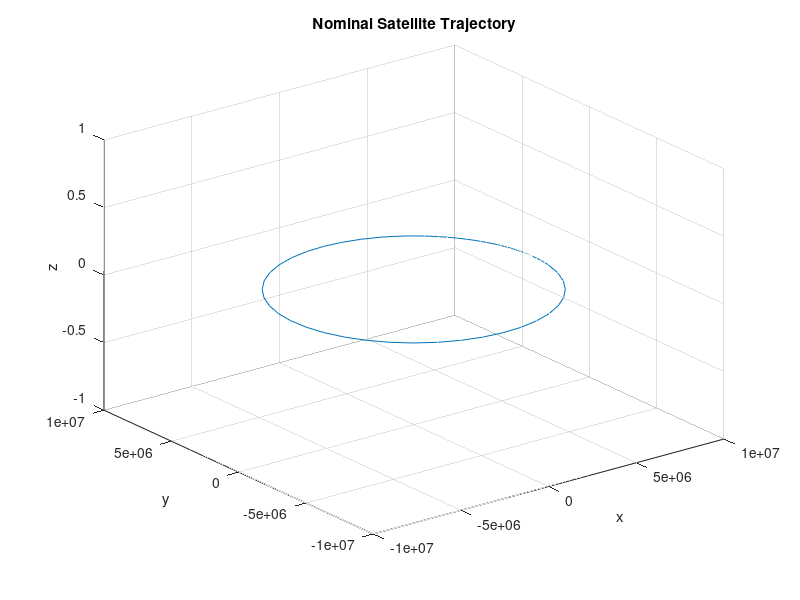
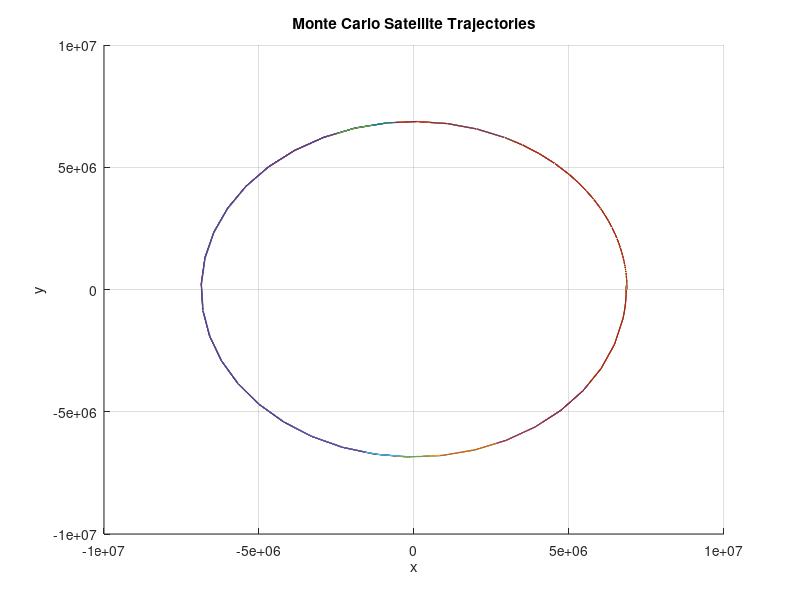

Write MATLAB code to recreate these figures, in order.
clear
close
% Monte Carlo simulation for satellite trajectory
% Parameters
mu = 3.986e14; % gravitational parameter of Earth
R = 6.371e6; % Earth radius
alt = 500e3; % altitude of satellite
v0 = sqrt(mu/(R+alt)); % initial velocity of satellite
n = 1000; % number of simulations

% Define initial conditions
x0 = R+alt; % initial position
y0 = 0;
z0 = 0;
vx0 = 0; % initial velocity
vy0 = v0;
vz0 = 0;

% Define time vector
tspan = [0 2*pi*sqrt((R+alt)^3/mu)];

% Define ODE system
odefun = @(t,x) [x(4); x(5); x(6); -mu*x(1)/norm(x(1:3))^3; -mu*x(2)/norm(x(1:3))^3; -mu*x(3)/norm(x(1:3))^3];

% Solve ODE system
[t,x] = ode45(odefun, tspan, [x0 y0 z0 vx0 vy0 vz0]);

% Plot nominal trajectory
figure
plot3(x(:,1), x(:,2), x(:,3))
grid on
xlabel('x')
ylabel('y')
zlabel('z')
title('Nominal Satellite Trajectory')

% Monte Carlo simulation
figure
hold on
for i = 1:n
    % Add noise to initial conditions
    x0_noisy = x0 + randn*1000;
    y0_noisy = y0 + randn*1000;
    z0_noisy = z0 + randn*1000;
    vx0_noisy = vx0 + randn*0.1;
    vy0_noisy = vy0 + randn*0.1;
    vz0_noisy = vz0 + randn*0.1;
    
    % Solve ODE system with noisy initial conditions
    [t,x_noisy] = ode45(odefun, tspan, [x0_noisy y0_noisy z0_noisy vx0_noisy vy0_noisy vz0_noisy]);
    
    % Plot trajectory
    plot3(x_noisy(:,1), x_noisy(:,2), x_noisy(:,3))
end
grid on
xlabel('x')
ylabel('y')
zlabel('z')
title('Monte Carlo Satellite Trajectories')